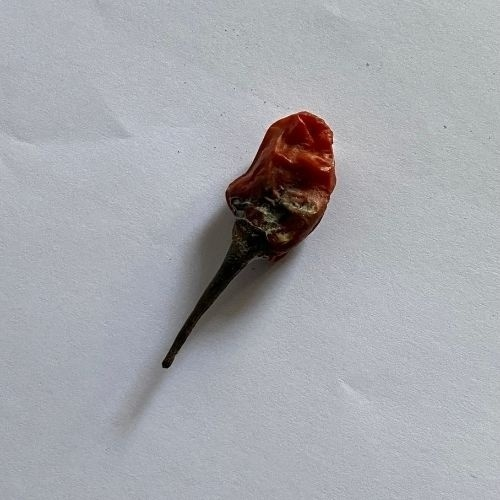
#> input picture learning2/kelas_1/busuk_1.jpg, 500 x 500 px; its folder holds only this picture in this run
$ python main_segmentasi.py
#> lines starting #> are read from the running program, lines starting #| are printed output that depends on the picture
import cv2
import numpy as np
import os
from sklearn.model_selection import train_test_split
from sklearn.preprocessing import StandardScaler
from sklearn import svm
from sklearn.metrics import accuracy_score, classification_report
from sklearn.model_selection import GridSearchCV

# Fungsi untuk mengekstrak fitur dari citra
def extract_features(image_path):
    # Membaca citra menggunakan OpenCV
#> called with image_path = 'learning2/kelas_1/busuk_1.jpg'
    image = cv2.imread(image_path)
#> image is the input picture: shape (500, 500, 3); mean B, G, R 171.6, 166.6, 165.2

    # Periksa apakah citra dapat dibaca
    if image is None:
        print(f"Warning: Failed to read image at {image_path}")
        # Berikan nilai khusus atau tanggapi sesuai kebutuhan
        return np.zeros(769)  # Memastikan dimensi fitur tetap

    # Langkah 1: Ekstraksi Ukuran Citra
    size_feature = np.prod(image.shape)
#> size_feature = 750000

    # Langkah 2: Segmentasi menggunakan deteksi tepi Canny
    gray_image = cv2.cvtColor(image, cv2.COLOR_BGR2GRAY)
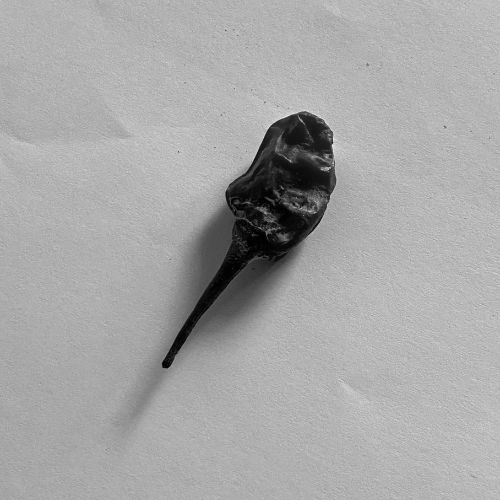
#> gray_image: shape (500, 500); min 0, max 234, mean 166.8
    edges = cv2.Canny(gray_image, 50, 150)
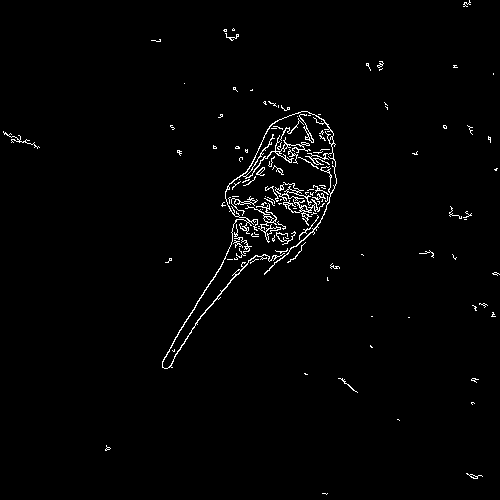
#> edges: shape (500, 500); 1.6% white in thin lines or dots

    # Langkah 3: Ekstraksi Histogram dari hasil segmentasi
    hist_edges = cv2.calcHist([edges], [0], None, [256], [0, 256])
#> hist_edges = 256 values, max 246026 at index 0, min 0 at index 1, mean 976.6

    # Langkah 4: Ekstraksi Histogram Warna dari citra asli
    # Konversi citra ke ruang warna HSV
    hsv_image = cv2.cvtColor(image, cv2.COLOR_BGR2HSV)
#> hsv_image: shape (500, 500, 3); mean H, S, V 100.9, 22.9, 174.1

    # Hitung histogram warna untuk setiap saluran (Hue, Saturation, Value)
    hist_hue = cv2.calcHist([hsv_image], [0], None, [256], [0, 256])
#> hist_hue = 256 values, max 117890 at index 111, min 0 at index 31, mean 976.6
    hist_saturation = cv2.calcHist([hsv_image], [1], None, [256], [0, 256])
#> hist_saturation = 256 values, max 61626 at index 14, min 0 at index 1, mean 976.6
    hist_value = cv2.calcHist([hsv_image], [2], None, [256], [0, 256])
#> hist_value = 256 values, max 12998 at index 183, min 0 at index 245, mean 976.6

    # Gabungkan histogram menjadi satu vektor fitur
    color_feature = np.concatenate([hist_hue.flatten(), hist_saturation.flatten(), hist_value.flatten(), hist_edges.flatten()])
#> color_feature = 1024 values, max 246026 at index 768, min 0 at index 31, mean 976.6

    # Perbaikan: Menggunakan np.array daripada np.prod untuk size_feature
    return np.concatenate([np.array([size_feature]), color_feature])

# Langkah 2: Pengumpulan Data Latih
folder_paths = ["kelas_1", "kelas_2", "kelas_3", "kelas_4"]
data = []
labels = []

# Mendapatkan path absolut dari direktori saat ini
current_directory = os.path.dirname(os.path.abspath(__file__))

for i, folder_name in enumerate(folder_paths):
    folder_path = os.path.join(current_directory, folder_name)

    # Periksa apakah folder ada
    if not os.path.exists(folder_path):
        print(f"Folder {folder_name} tidak ditemukan.")
        continue

    file_list = os.listdir(folder_path)
    for file_name in file_list:
        image_path = os.path.join(folder_path, file_name)
        # Langkah 3: Ekstraksi Fitur
        features = extract_features(image_path)
#> features = 1025 values, max 750000 at index 0, min 0 at index 32, mean 1707.3
        data.append(features)
        labels.append(i)

# Menampilkan contoh data latih
print("Contoh data latih:")
print("Fitur Citra\t\t\t\t\t\tLabel")
for i in range(3):
#> (the run stopped early here; a loop or call above may not have finished)
